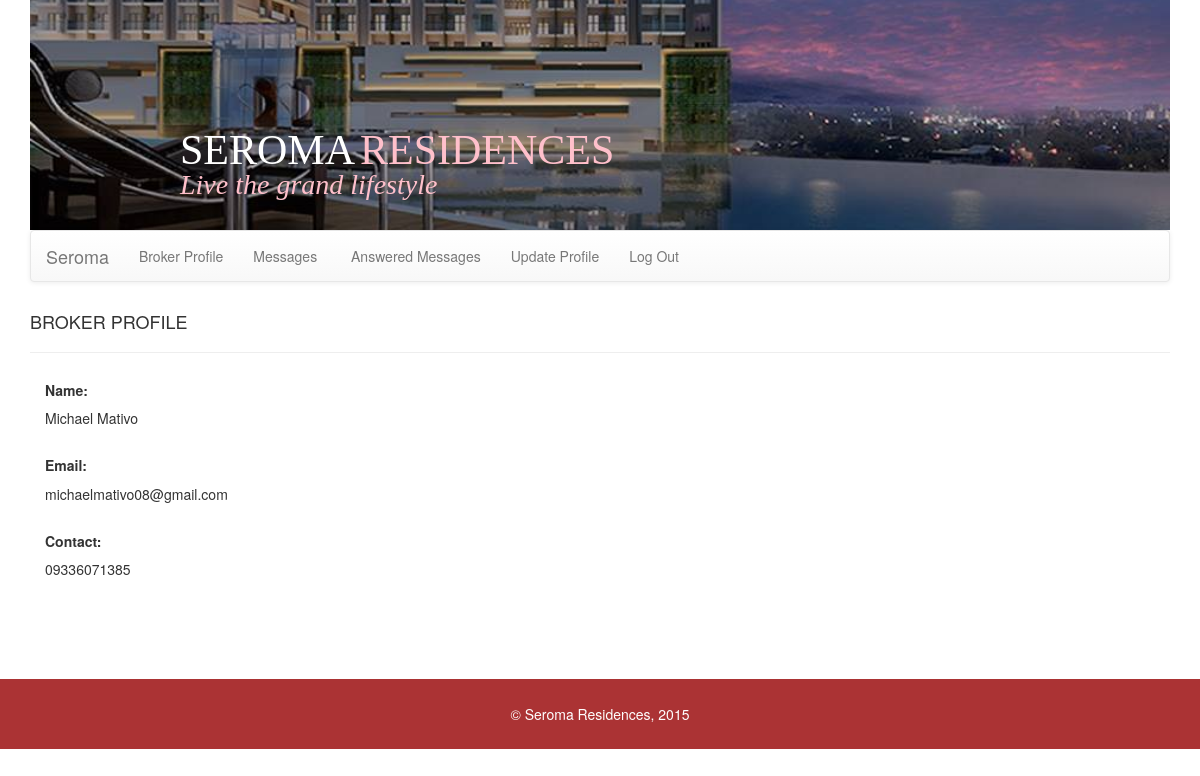
Page /broker (signed in) on the earlier database version.
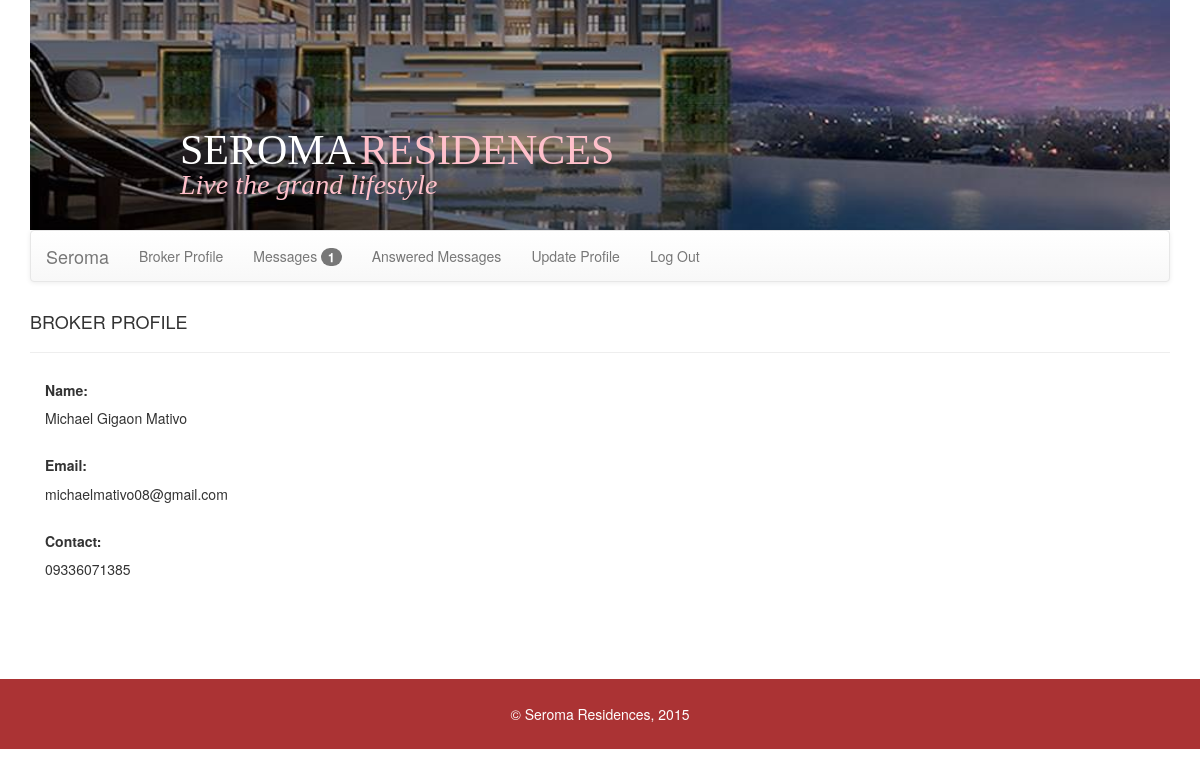
Same page on the later database version.
### tables this page shows
CREATE TABLE IF NOT EXISTS `users` (
`id` int(11) NOT NULL,
  `username` varchar(255) NOT NULL,
  `password` varchar(255) NOT NULL,
  `name` varchar(255) NOT NULL,
  `contact` varchar(255) NOT NULL,
  `email` varchar(255) NOT NULL,
  `status` smallint(6) NOT NULL
);

### db.php (called while the page is built, shortened)
<?php
	function site_db()
	{
		try
		{
			return new PDO('mysql:host=localhost;dbname=seroma','root','');
		}
		catch(PDOException $ex)
		{
			echo "Connection Error: ", $ex->getMessage();
		}
	}
	function view_broker_profile($userid)
	{
		$db = site_db();
		$sql = "select * from users where id = ?";
		$st = $db->prepare($sql);
		$st->execute(array($userid));
		$row = $st->fetch();
		return $row;
	}
   function count_new_msg($userid){
    $db = site_db();
    $sql = "select count(viewed) from messages where recipient=? and viewed=?";
    $st = $db->prepare($sql);
    $st->execute(array($userid, 0));
    $rows = $st->fetchColumn();
    if($rows == 0)
       return false;
    else
       return $rows;
   }

### broker/broker.php (the view)
<?php
	$viewbrokerprofile = view_broker_profile($_SESSION['userid']);
?>
<!DOCTYPE html>
<head><title>Broker</title></head>
<html>
	<body>
		<h4>BROKER PROFILE</h4><hr/>
			<div class = "col-md-3">
				<div>
					<h5><b>Name:</b></h5>
					<?php echo htmlentities($viewbrokerprofile['name']);?>
				</div><br/>
				<div>
					<h5><b>Email:</b></h5>
					<?php echo htmlentities($viewbrokerprofile['email']);?>
				</div><br/>
				<div>
					<h5><b>Contact:</b></h5>
					<?php echo htmlentities($viewbrokerprofile['contact']);?>
				</div>
			</div>
	</body>
</html>

### broker/index.php (shortened to what this page needs)
<?php
	include "../db.php";
	if($_SESSION['isloginbroker'] == true || $_SESSION['isloginadmin'] == true)
	{
		$page = isset($_GET['p']) ? $_GET['p'] : 'broker';
		$id = $_SESSION['userid'];
		$countnewmsg = count_new_msg($id);
		$content = $page.".php";
	}
	else
	{
		header('Location:../');
	}
?>
<!DOCTYPE html>
<html>
	<head>
	<link rel="stylesheet" href="../bootstrap/css/bootstrap.min.css">
	<link rel="stylesheet" href="../bootstrap/css/bootstrap-theme.min.css">
	</head>
	<body>
		<div class = "container">
			<div class = "header">
				<span class = "color1">SEROMA</span><span class = "color2">RESIDENCES</span> <br/>
				<span class = "lowerheader color2">Live the grand lifestyle</span>
			</div>
			<nav class = "navbar navbar-default">
				<div class = "container-fluid">
					<div class="navbar-header">
						<a class="navbar-brand" href="#">Seroma</a>
					</div>
					<div class="collapse navbar-collapse" id="myNavbar">
						<ul class="nav navbar-nav">
						  <li><a href = "?p=broker">Broker Profile</a></li>
						  <li><a href = "?p=brokermsg">Messages&nbsp;<?php if($countnewmsg != false){ ?><span class = "badge"><?php echo htmlentities($countnewmsg);?></span> <?php } ?> </a></li>
						  <li><a href = "?p=brokeransmsg">Answered Messages</a></li>
						  <li><a href = "?p=updbroker">Update Profile</a></li>
						  <li><a href = "?l=true">Log Out</a></li>
						</ul>
					</div>
				</div>
			</nav>
			<div class = "main-content">
				<br/>
				<?php include_once($content); ?>
			</div>
		</div>
    <div class="footer">
        &copy; Seroma Residences, 2015
     </div>
	</body>
</html>

Differences in the rows shown:
changed users "michaelmativo08@gmail.com": name "Michael Mativo" → "Michael Gigaon Mativo"
Other differences:
$countnewmsg: (not shown) → "1"
